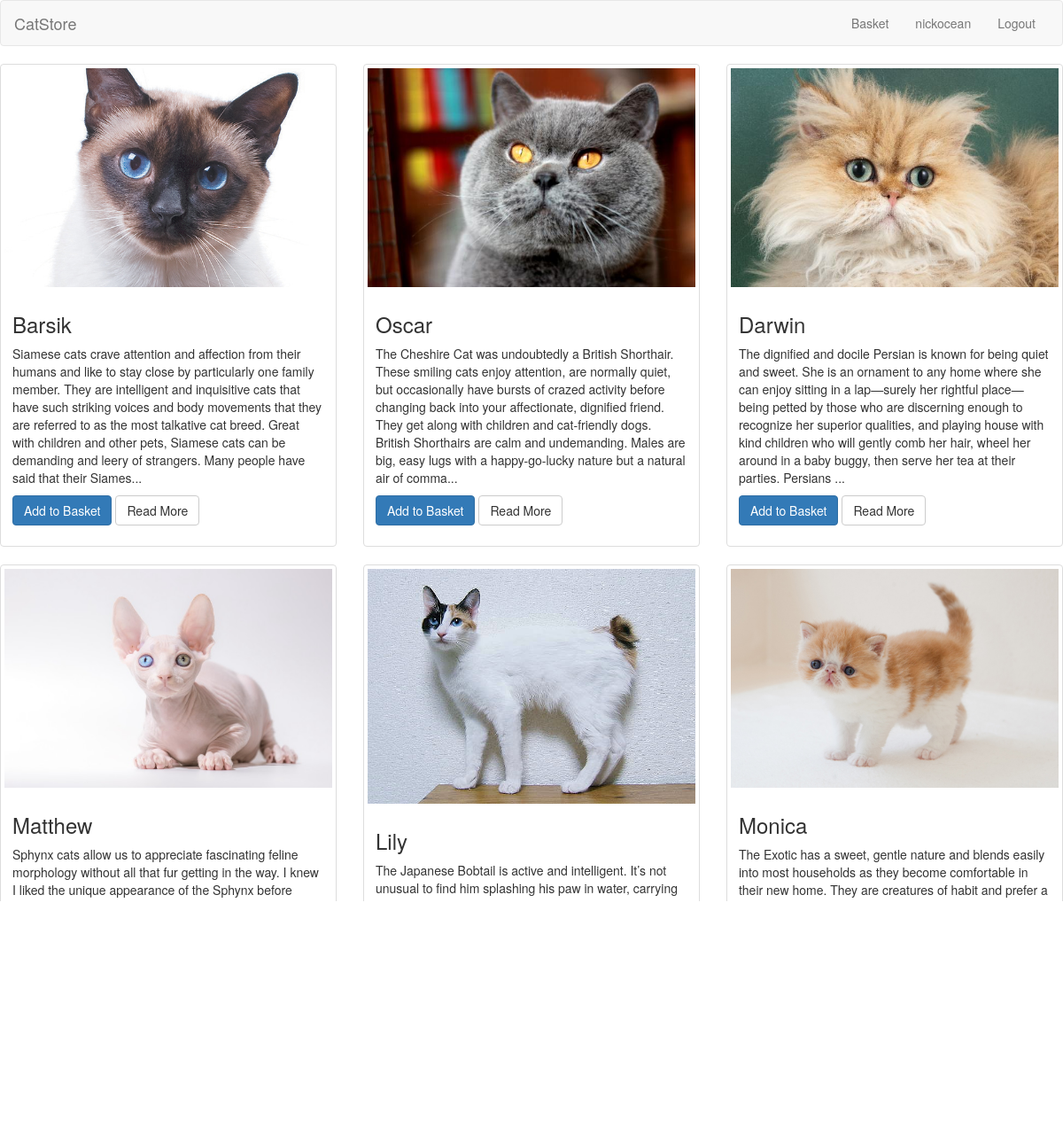
The page / (signed in) on the database its author committed.
### tables this page shows
CREATE TABLE `products` (
  `id` int(11) NOT NULL AUTO_INCREMENT,
  `name` varchar(255) NOT NULL,
  `description` mediumtext NOT NULL,
  `price` int(11) NOT NULL,
  `created_at` datetime DEFAULT CURRENT_TIMESTAMP,
  `updated_at` datetime DEFAULT NULL ON UPDATE CURRENT_TIMESTAMP,
  `image` varchar(255) NOT NULL,
  PRIMARY KEY (`id`)
);

### app/controllers/MainController.php (called while the page is built, shortened)
<?php
class MainController extends Controller
{
    public function index()
    {
        $result = $this->model->getData();
        $vars = [
            'content' => $result
        ];
        $this->view->render('main', $vars);
    }
}

### public/index.php (called while the page is built, shortened)
<?php
$router = new \Src\Router();
$router->run();

### src/Db.php (called while the page is built, shortened)
<?php
class Db
{
    protected $db;
    public function __construct()
    {
        $config = require_once APP . '/config/db.php';
        $this->db = new PDO('mysql:host=' . $config['host'] . ';dbname=' . $config['name'] . ';charset=utf8', $config['user'], $config['password']);
    }
    public function query($sql, $params = [])
    {
        $stmt = $this->db->prepare($sql);
        $stmt->execute();
        return $stmt;
    }
    public function row($sql, $params = [])
    {
        $result = $this->query($sql, $params);
        return $result->fetchAll(PDO::FETCH_ASSOC);
    }
}

### app/config/db.php (called while the page is built)
<?php
return [
    'host' => 'localhost',
    'name' => 'osmachko_db',
    'password' => '321177',
    'user' => 'osmachko'
];

### app/models/Main.php (called while the page is built, shortened)
<?php
class Main extends Model
{
    public function getData()
    {
        $result = $this->db->row("SELECT * FROM products;");
        return $result;
    }
}

### src/Model.php (called while the page is built, shortened)
<?php
class Model
{
    public function __construct()
    {
        $this->db = new Db;
    }
}

### app/views/main.php (the view)
<?php
require_once "partials/_head.php";
?>
<body>
<div class="row">
    <? foreach ($this->params['content'] as $products => $product) : ?>
        <div class="col-sm-6 col-md-4">
            <div class="thumbnail">
                <img src="<?= $product['image'] ?>">
                <div class="caption">
                    <h3><?= $product['name'] ?></h3>
                    <p><?= substr($product['description'], 0, 400) . '...' ?></p>
                    <p><a href="basket?id=<?=$product['id']?>" class="btn btn-primary" role="button">Add to Basket</a> <a href="product?id=<?= $product['id'] ?>" class="btn btn-default" role="button">Read More</a></p>
                </div>
            </div>
        </div>
    <? endforeach; ?>
</div>
<? require_once "partials/_footer.php" ?>

### rows shown on the page
products: image (picture), name "Barsik", description "Siamese cats crave attention and affection from their humans and like to stay close by particularly one family member. They are intelligent and inquisitive cats that have such striking voices and body movements that they are referred to as the most talkative cat breed. Great with children and other pets, Siamese cats can be demanding and leery of strangers. Many people have said that their Siames"
products: image (picture), name "Oscar", description "The Cheshire Cat was undoubtedly a British Shorthair. These smiling cats enjoy attention, are normally quiet, but occasionally have bursts of crazed activity before changing back into your affectionate, dignified friend. They get along with children and cat-friendly dogs. British Shorthairs are calm and undemanding. Males are big, easy lugs with a happy-go-lucky nature but a natural air of comma"
products: image (picture), name "Darwin", description "The dignified and docile Persian is known for being quiet and sweet. She is an ornament to any home where she can enjoy sitting in a lap—surely her rightful place—being petted by those who are discerning enough to recognize her superior qualities, and playing house with kind children who will gently comb her hair, wheel her around in a baby buggy, then serve her tea at their parties. Persians"
products: image (picture), name "Matthew", description "Sphynx cats allow us to appreciate fascinating feline morphology without all that fur getting in the way. I knew I liked the unique appearance of the Sphynx before getting one, but I didn’t know I’d be so completely captivated by my cats’ big bat ears, runway model cheekbones and delightful skin folds. I love how Fly’s legs look like she’s wearing sagging pantyhose, and how when Skinny M"
products: image (picture), name "Lily", description "The Japanese Bobtail is active and intelligent. It’s not unusual to find him splashing his paw in water, carrying toys around, or playing fetch. He is highly curious and loves to explore. Japanese Bobtails are talkative, communicating with a wide range of chirps and meows. Their voices are described as almost songlike. These are outgoing cats who get along well with children and other pets, in"
products: image (picture), name "Monica", description "The Exotic has a sweet, gentle nature and blends easily into most households as they become comfortable in their new home. They are creatures of habit and prefer a calm atmosphere and gentle handling. They are happy to be combed and petted by children but are unlikely to join in boisterous games with them. They have quiet, musical voices but communicate mainly with their large expressive eyes. The"

### other values the page prints
$_SESSION['user'][0]['name'] "nickocean"
